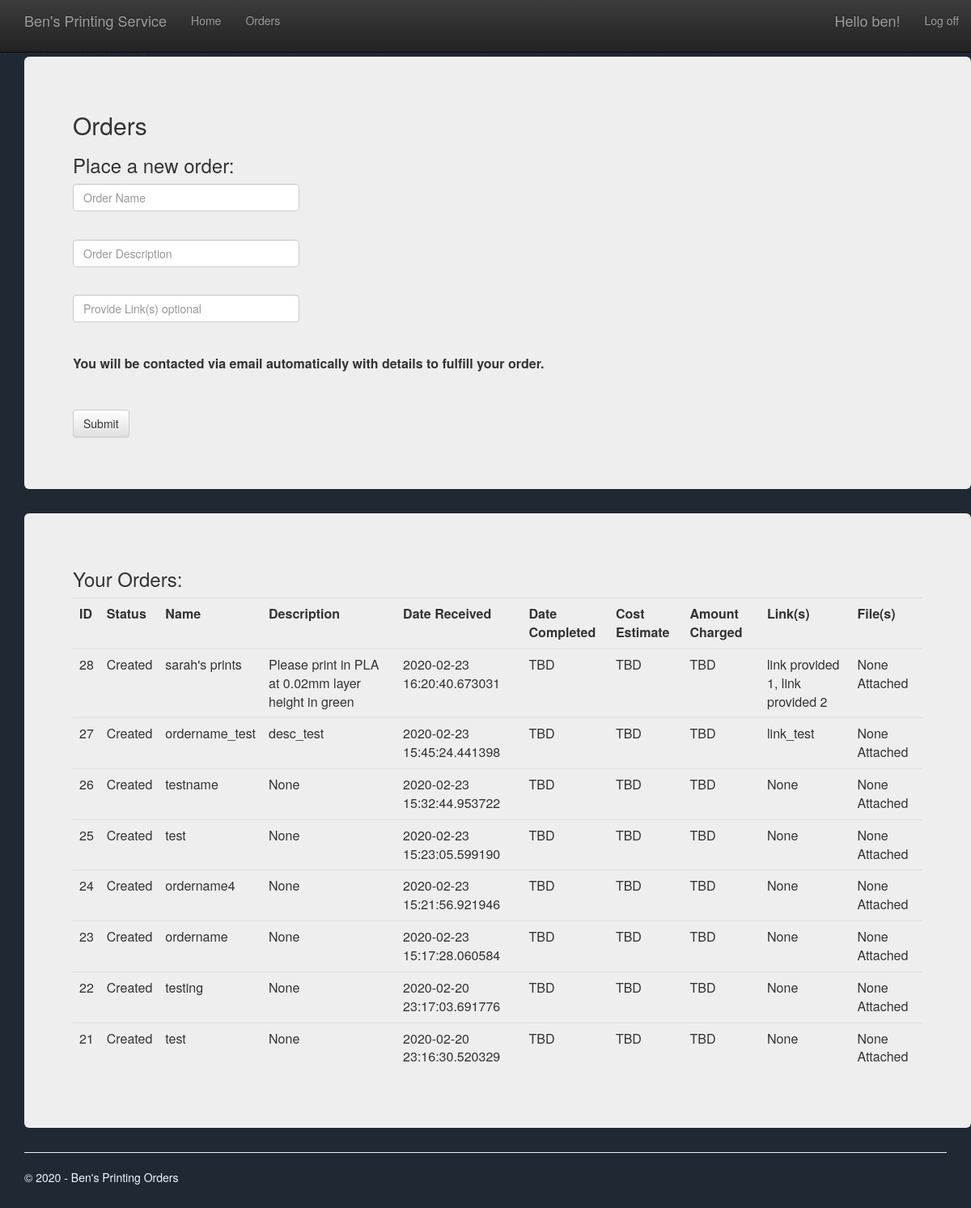
/orders/ (signed in), run on an earlier commit of the app's database.
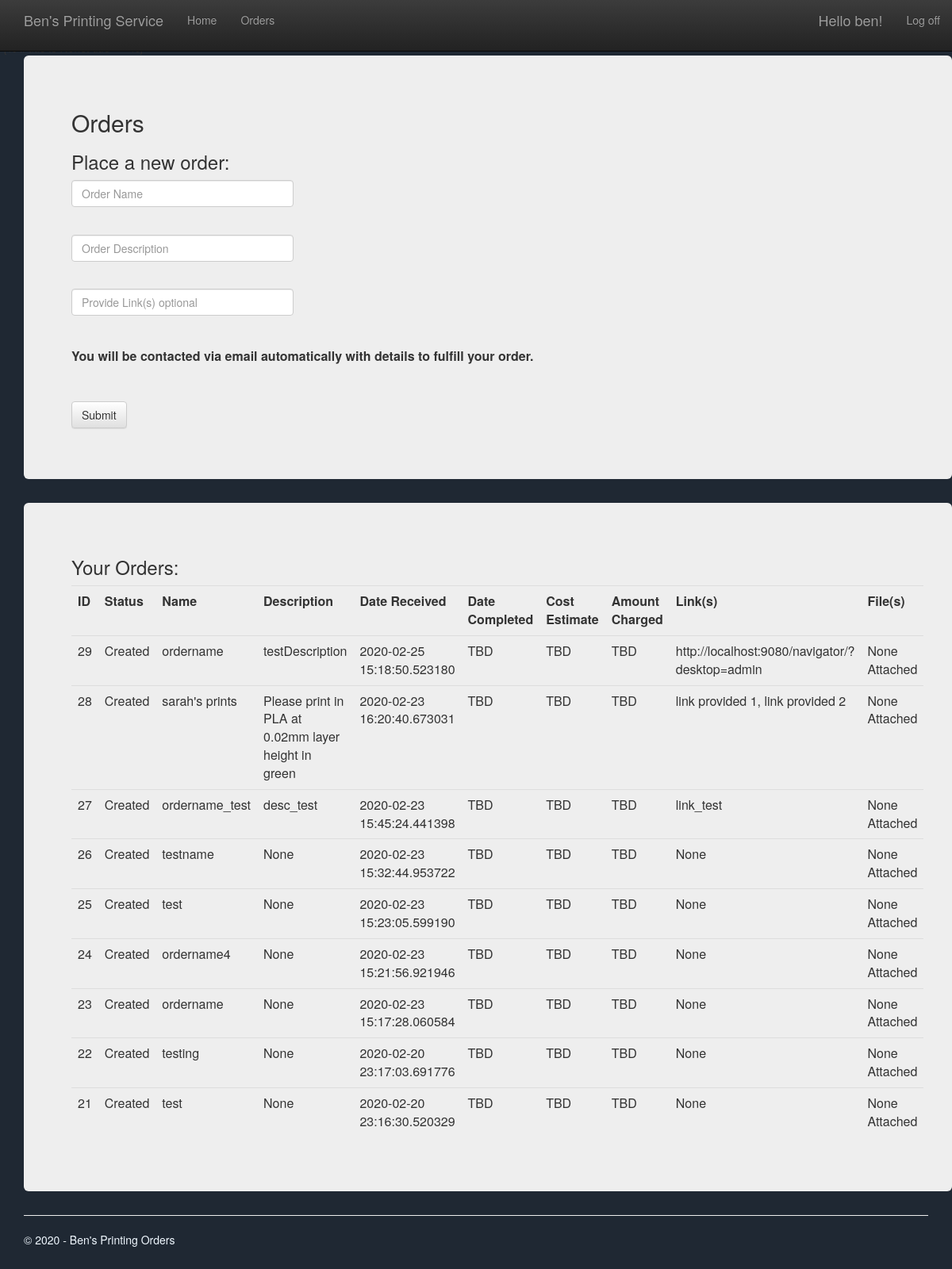
And on a later commit of the database.
### app/models.py (models this page shows)
class order(models.Model):
    ID = models.IntegerField()
    ORDER_NAME = models.CharField(max_length=100)
    DESCRIPTION = models.CharField(max_length=1000)
    LINK = models.CharField(max_length=255)
    ORDER_USER = models.CharField(max_length=100)
    FILES = models.BinaryField
    ORDER_DATE = models.CharField(max_length=100)
    ORDER_STATUS = models.CharField(max_length=100)
    ORDER_DATE_DELIVERED = models.CharField(max_length=100)
    ORDER_DATE_COMPLETED = models.CharField(max_length=100)
    COST_ESTIMATED = models.CharField(max_length=100)
    COST_CHARGED = models.CharField(max_length=100)
    objects = models.Manager()

### app/views.py (the view)
# urls.py: path('orders/', views.orders, name='orders', ),
@login_required(login_url='/login/')
def orders(request):
    username = None
    if request.user.is_authenticated:
        username = request.user.username
    """Renders the about page."""
    assert isinstance(request, HttpRequest)
    print('User signed in: '+username)
    all_objects = order.objects.filter(ORDER_USER=username).order_by('-ID') #(ORDER_USER=username)
    context= {'orders': all_objects}
    print(context)
    return render(
        request,
        'app/orders.html',
        {
            'title':'Orders',
            'message':'Place/View an order on the website',
            'year':datetime.now().year,
            'orders':all_objects,
        },
    )

### app/templates/app/orders.html (shortened to what this page needs)
{% extends "app/layout.html" %}
{% block content %}
<div id="orders" >
    <div class="container jumbotron" style="font-size:initial !important;">
        <h2>{{ title }}</h2>
        <h3>Place a new order:</h3>
        <form  action="neworder/" method="post">
            <input class="form-control" id="New_Order" type="text" name="newOrder" placeholder="Order Name" aria-label="Order Name" value=""><br />
            <input class="form-control" id="description" type="text" placeholder="Order Description" aria-label="Order Description" name="description" value=""><br />
            <input class="form-control" id="link" type="text" placeholder="Provide Link(s) optional" aria-label="Provide Link(s) optional" name="link" value=""><br />
            <label class="control-label" >You will be contacted via email automatically with details to fulfill your order.</label><br /><br />
            <input class="btn btn-default" type="submit" value="Submit"><br />
        </form>
    </div>
    <div class="container jumbotron table-responsive" id="orders" style="font-size:initial !important;">
        <h3>Your Orders:</h3>
        <table id="orders" class="tg table .table-hover">
          <tr>
            <th class="tg-qive th">ID</th>
            <th class="tg-qive th">Status</th>
            <th class="tg-qive th">Name</th>
            <th class="tg-qive th">Description</th>
            <th class="tg-qive th">Date Received</th>
            <th class="tg-qive th">Date Completed</th>
            <th class="tg-qive th">Cost Estimate</th>
            <th class="tg-qive th">Amount Charged</th>
            <th class="tg-qive th">Link(s)</th>
            <th class="tg-qive th">File(s)</th>
          </tr>
          {% for order in orders %}
          <tr>
            <td class="tg-0lax tr">{{ order.ID }}</td>
            <td class="tg-0lax tr">{{ order.ORDER_STATUS }}</td>
            <td class="tg-0lax tr">{{ order.ORDER_NAME }}</td>
            <td class="tg-0lax tr">{{ order.DESCRIPTION }}</td>
            <td class="tg-0lax tr">{{ order.ORDER_DATE }}</td>
            <td class="tg-0lax tr">{{ order.ORDER_DATE_COMPLETED }}</td>
            <td class="tg-0lax tr">{{ order.COST_ESTIMATED }}</td>
            <td class="tg-0lax tr">{{ order.COST_CHARGED }}</td>
            <td class="tg-0lax tr">{{ order.LINK }}</td>
            <td class="tg-0lax tr">None Attached</td>
          </tr>
          {% endfor %}
        </table>
    </div>
</div>
{% endblock %}

### app/templates/app/layout.html (shortened to what this page needs)
﻿<!DOCTYPE html>
<html>
<head>
    {% load static %}
    <link rel="stylesheet" type="text/css" href="{% static 'app/content/bootstrap.min.css' %}" />
    <link rel="stylesheet" type="text/css" href="{% static 'app/content/site.css' %}" />
    <link rel="stylesheet" href="https://maxcdn.bootstrapcdn.com/bootstrap/3.3.7/css/bootstrap.min.css">
        <link rel="stylesheet" href="https://maxcdn.bootstrapcdn.com/bootstrap/3.3.7/css/bootstrap-theme.min.css">
</head>
<body style="background-color:#1F2833">
    <div class="navbar navbar-inverse navbar-fixed-top">
        <div class="container">
            <div class="navbar-header">
                <a href="/" class="navbar-brand">Ben's Printing Service</a>
            </div>
            <div class="navbar-collapse collapse">
                <ul class="nav navbar-nav">
                    <li><a href="{% url 'home' %}">Home</a></li>
                    <li><a href="{% url 'orders' %}">Orders</a></li>
                </ul>
                {% include 'app/loginpartial.html' %}
            </div>
        </div>
    </div>
    <div class="container body-content" >
{% block content %}{% endblock %}
        <hr/>
        <footer style="color:aliceblue;">
            <p>&copy; {{ year }} - Ben's Printing Orders</p>
        </footer>
    </div>
</body>
</html>

### app/templates/app/loginpartial.html (shortened to what this page needs)
{% if user.is_authenticated %}
<form id="logoutForm" action="/logout/" method="post" class="navbar-right">
    <ul class="nav navbar-nav navbar-right">
        <li><span class="navbar-brand">Hello {{ user.username }}!</span></li>
        <li><a href="javascript:document.getElementById('logoutForm').submit()">Log off</a></li>
    </ul>
</form>
{% else %}
<ul class="nav navbar-nav navbar-right">
    <li><a href="{% url 'login' %}">Log in</a></li>
    <li><a href="{% url 'signup' %}">Register</a></li>
</ul>
{% endif %}

### static/app/content/site.css (style rules this page uses)
body { padding-top: 50px; padding-bottom: 20px; }
.body-content { padding-left: 15px; padding-right: 15px; }
input, select, textarea { max-width: 280px; }

What changed in the data, as far as the page shows it:
added order: ID "29", ORDER_STATUS "Created", ORDER_NAME "ordername", DESCRIPTION "testDescription", ORDER_DATE "2020-02-25 15:18:50.523180", ORDER_DATE_COMPLETED "TBD", COST_ESTIMATED "TBD", COST_CHARGED "TBD", LINK "http://localhost:9080/navigator/?desktop=admin"
